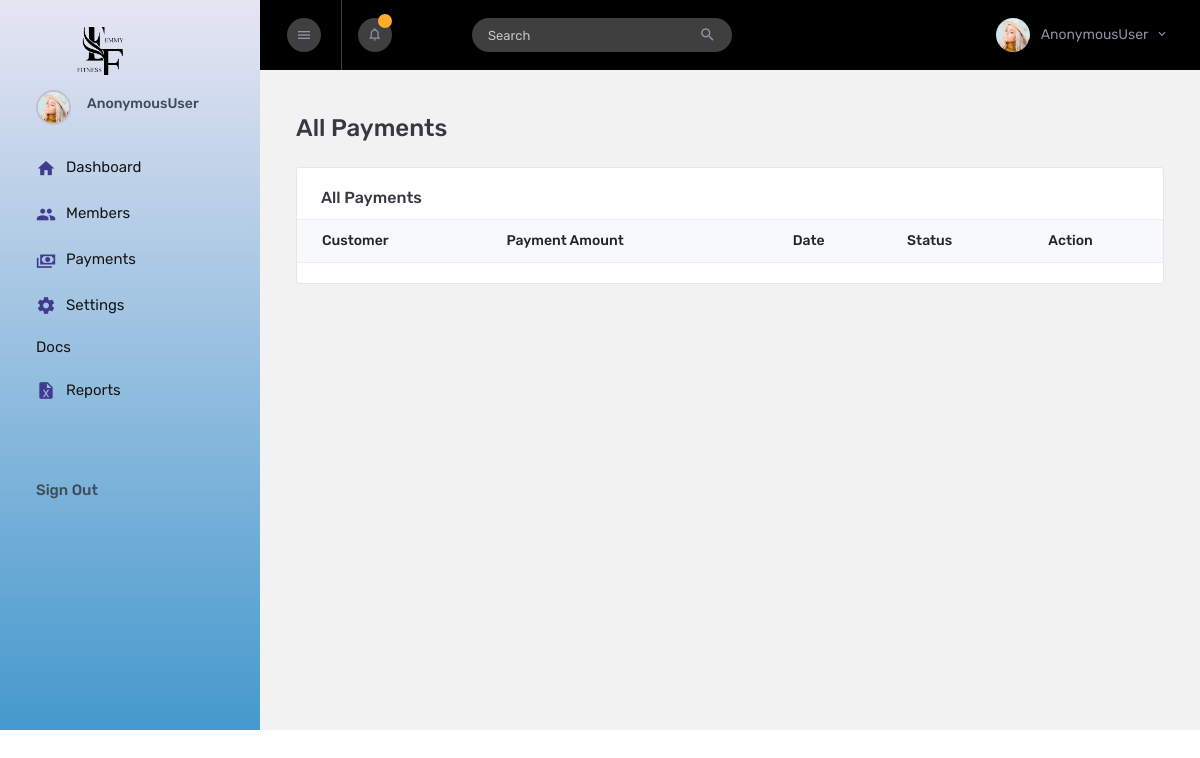
The app's page /members/AllPayments, older data.
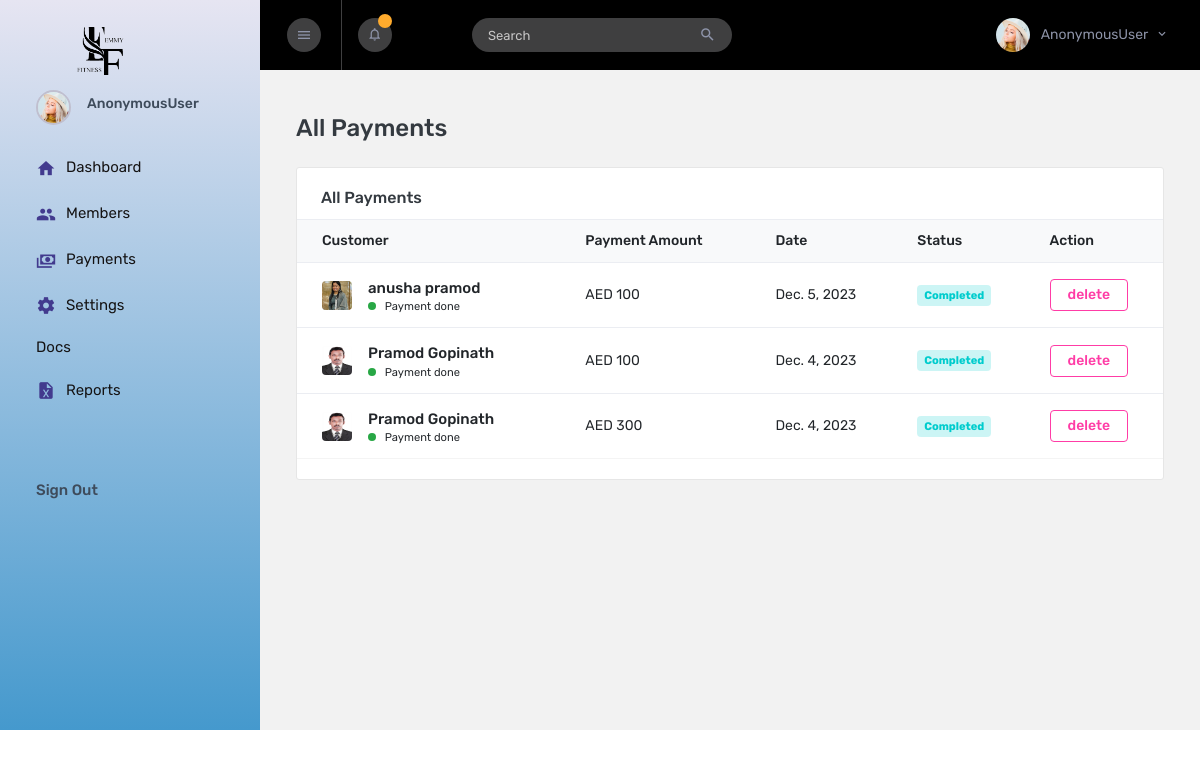
The same page, newer data.
### Members/models.py (models this page shows)
class Payment(models.Model):
    Member = models.ForeignKey(MemberData, on_delete=models.CASCADE)
    Subscription_ID = models.ForeignKey(Subscription, on_delete=models.SET_NULL,null=True,blank=True)
    Amount = models.IntegerField(null=True, blank=True)
    Payment_Date = models.DateField(auto_now_add=False,null=True,blank=True)
    Payment_Status = models.BooleanField(default=False)
    Access_status = models.BooleanField(default=False)

class MemberData(models.Model):
    First_Name = models.CharField(max_length=255)
    Last_Name = models.CharField(max_length=255)
    Date_Of_Birth = models.DateField(auto_now_add=False)
    Gender = models.CharField(max_length=255,choices=(("Male","Male"),("Female","Female"),("Other","Other")))
    Mobile_Number = models.IntegerField()
    Email = models.EmailField()
    Address = models.TextField(max_length=200)
    Medical_History = models.TextField(max_length=2000,null=True,blank=True)
    Registration_Date = models.DateField(auto_now_add=False)
    Photo = models.FileField(upload_to='member_photo')
    Date_Added = models.DateField(auto_now_add=True)
    Active_status = models.BooleanField(default=True)
    Access_status = models.BooleanField(default=False)
    Access_Token_Id = models.CharField(max_length=255,null=True,blank=True)
    def __str__(self):
        return self.First_Name +" "+self.Last_Name

### Members/views.py (the view)
# urls.py: path("AllPayments",views.AllPayments,name="AllPayments"),
def AllPayments(request):
    payments = Payment.objects.all()[::-1]
    return render(request,"allpayments.html",{"payments":payments})

### templates/allpayments.html (shortened to what this page needs)
{% extends "index.html" %}
{% load static %}
{% static "images" as baseurl %}
{% block content %}
<div class="main-panel">
    <div class="content-wrapper pb-0">
        <div class="page-header flex-wrap">
            <h3 class="mb-0"> All Payments
            </h3>
        </div>
        <div class="row">
            <div class="col-xl-12 col-sm-6 grid-margin stretch-card">
                <div class="card">
                  <div class="card-body px-0 overflow-auto">
                    <h4 class="card-title pl-4">All Payments</h4>
                    <div class="table-responsive">
                      <table class="table">
                        <thead class="bg-light">
                          <tr>
                            <th>Customer</th>
                            <th>Payment Amount</th>
                            <th>Date</th>
                            <th>Status</th>
                            <th>Action</th>
                          </tr>
                        </thead>
                        <tbody>
                          {% for i in payments %}
                          <tr>
                            <td>
                              <div class="d-flex align-items-center">
                                <img src="{{i.Member.Photo.url}}" alt="image" />
                                <div class="table-user-name ml-3">
                                  <p class="mb-0 font-weight-medium"> {{i.Member}} </p>
                                  <small> Payment done</small>
                                </div>
                              </div>
                            </td>
                            <td>
                              AED {{i.Amount}}
                            </td>
                            <td>
{{i.Payment_Date}}
                            </td>
                            <td>
                              <div class="badge badge-inverse-success"> Completed </div>
                            </td>
                            <td>
                              <a href="{%url 'DeletePayment' i.id %}" class="btn btn-outline-danger btn-sm">delete</a>
                            </td>
                          </tr>
                          {% endfor %}
                        </tbody>
                      </table>
                    </div>
                  </div>
                </div>
              </div>
          </div>
    </div>
</div>
{% endblock %}

Row changes from the older to the newer data that the page shows:
added Payment: Member.Photo (picture), Member "anusha pramod", Amount "100", Payment_Date "Dec. 5, 2023"
added Payment: Member.Photo (picture), Member "Pramod Gopinath", Amount "100", Payment_Date "Dec. 4, 2023"
added Payment: Member.Photo (picture), Member "Pramod Gopinath", Amount "300", Payment_Date "Dec. 4, 2023"
